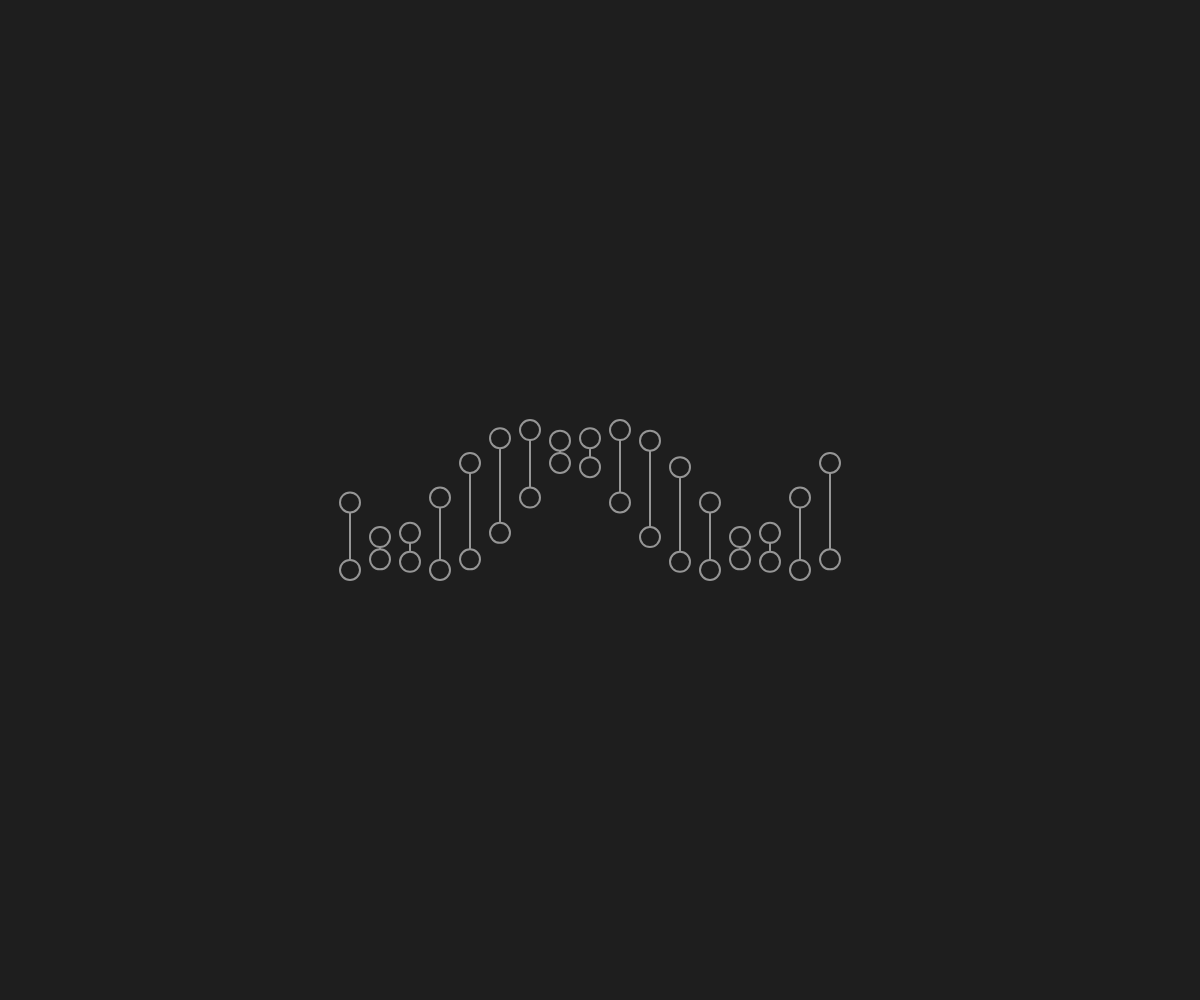
Frame 1 (no input)
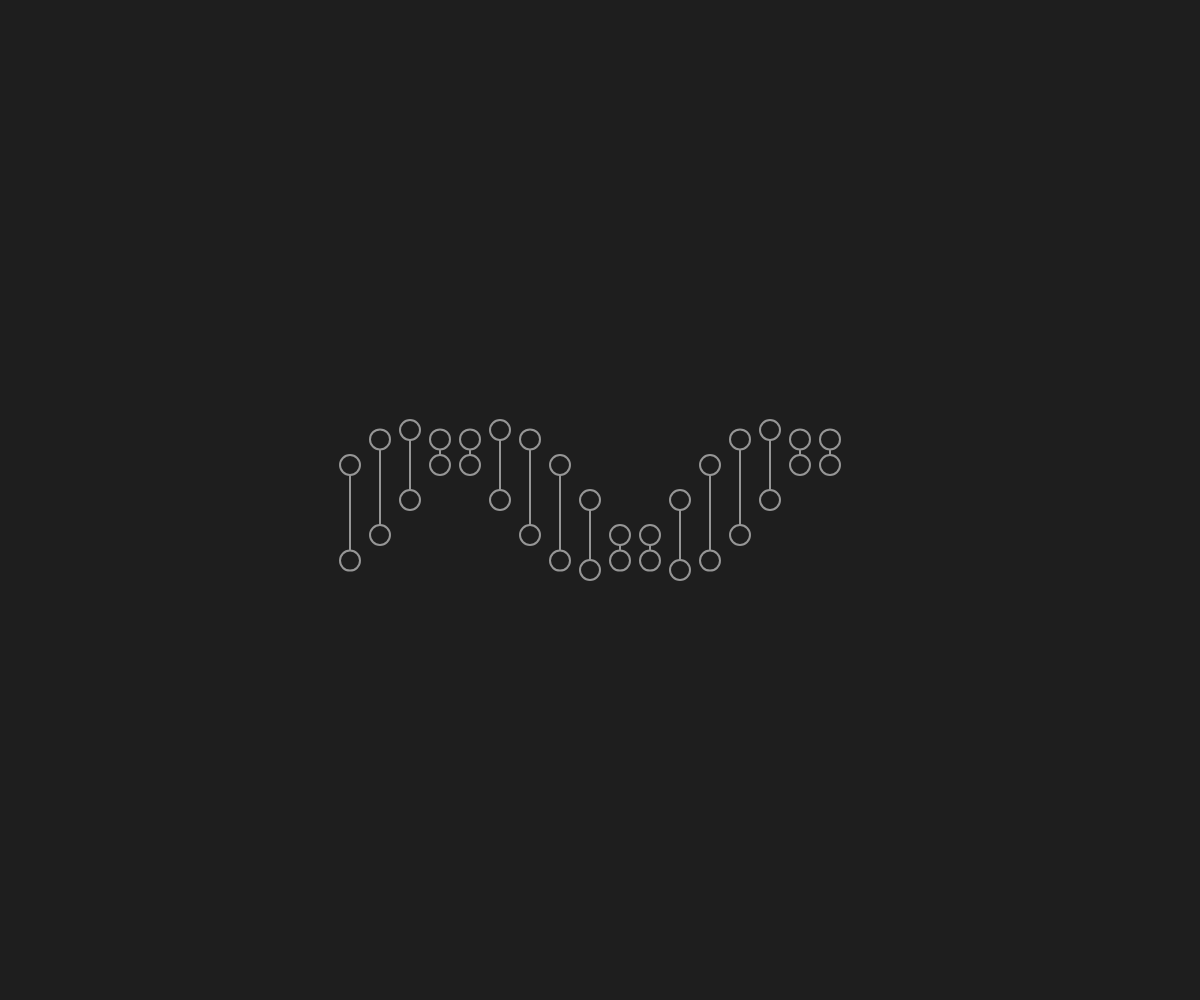
Frame 60 (no input)
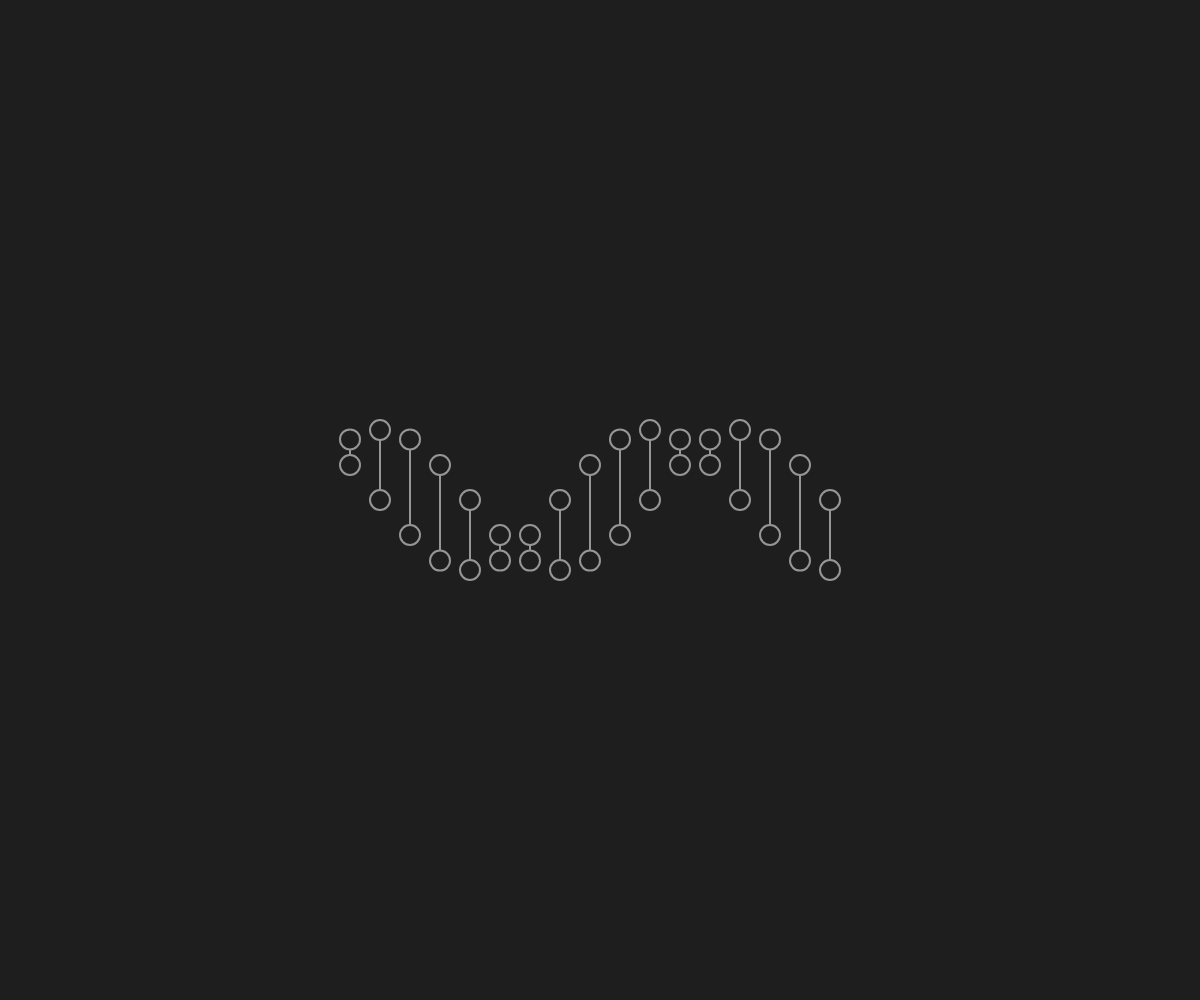
Frame 120 (the mouse pressed at the canvas centre since frame 60)

The p5.js sketch that drew these frames (run headless with seeded random() and noise() and a simulated clock; from frame 60 on, the mouse is pressed at the canvas centre):

// p5.js sketch
// ── sketch.js
let angle = 0;
let size = 20;
let space = 30;
let h = 70; // height of the wave
let frequency = 2; // frequency adjuster
let length = 500; // length of the spiral

function setup() {
  createCanvas(windowWidth, windowHeight);
}

function draw() {
  background(30);

  angle = angle + frequency;

  push();
  translate((width-length)/2, height/2);

  for(i=0;i< length;i=i+space){

    let radian = radians(angle+i);

    stroke(150);
    strokeWeight(2);
    noFill();
    line(i,h*sin(radian),i,h*cos(radian));

    fill(30);
    ellipse(i,h*sin(radian),size,size);
    ellipse(i,h*cos(radian),size,size);
  }
  pop();
}
